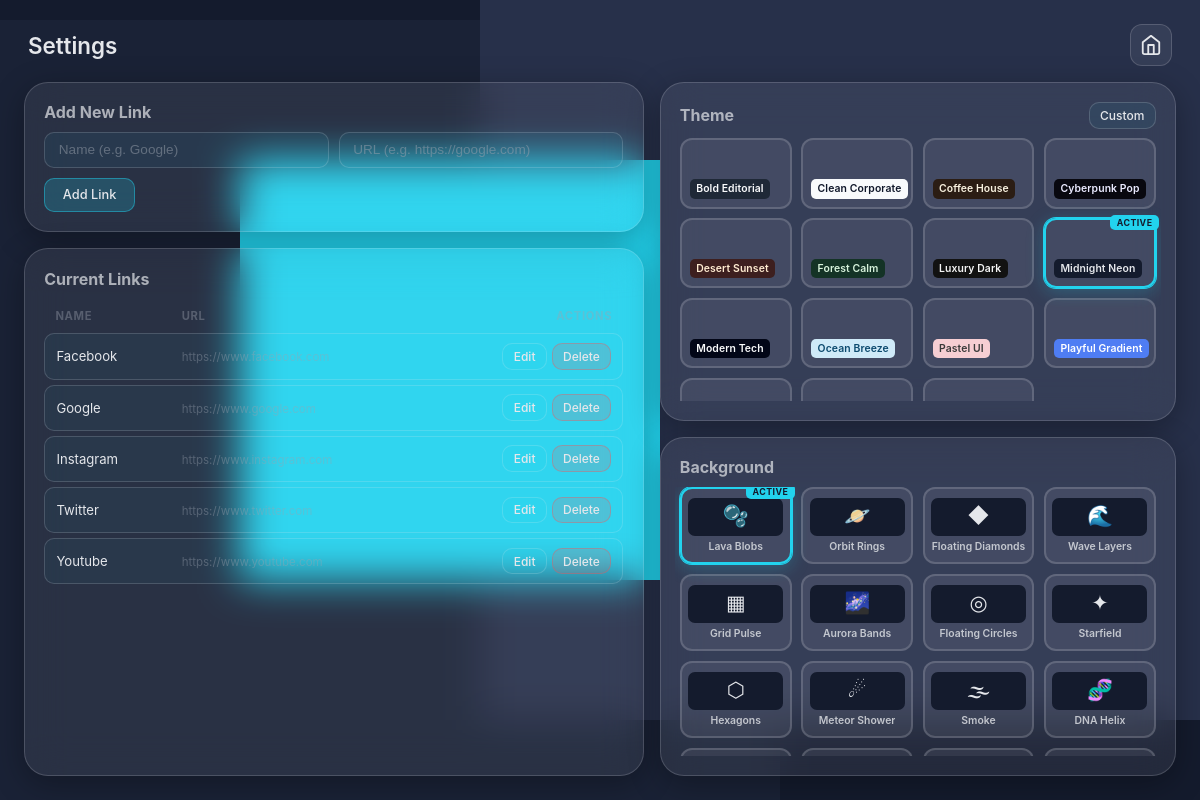
Screenshot of /app/admin/index.php with the database file from the repository.
### tables this page shows
CREATE TABLE settings (
    setting_key VARCHAR(50) PRIMARY KEY,
    setting_value VARCHAR(255) NOT NULL
);

CREATE TABLE def_links (
    id INT AUTO_INCREMENT PRIMARY KEY,
    name VARCHAR(50) NOT NULL,
    url VARCHAR(255) NOT NULL
);

CREATE TABLE themes (
    id INT AUTO_INCREMENT PRIMARY KEY,
    name VARCHAR(50) NOT NULL,
    colour1 BINARY(3) NOT NULL,
    colour2 BINARY(3) NOT NULL,
    colour3 BINARY(3) NOT NULL,
    primary_text_colour BINARY(3) NOT NULL,
    secondary_text_colour BINARY(3) NOT NULL,
    highlight_colour BINARY(3) NOT NULL
);

### app/includes/backgrounds.php (called while the page is built, shortened)
<?php
function loadActiveBackground(PDO $pdo): string
{
    $stmt = $pdo->query("SELECT setting_value FROM settings WHERE setting_key = 'active_background'");
    $row = $stmt->fetch();
    $key = $row ? $row['setting_value'] : 'blobs';
    $bgs = getBackgrounds();
    return isset($bgs[$key]) ? $key : 'blobs';
}
function renderBackground(string $key): string
{
    $bgs = getBackgrounds();
    $bg = $bgs[$key] ?? $bgs['blobs'];
    return $bg['html'] . "\n" . $bg['css'];
}

### app/includes/theme.php (called while the page is built, shortened)
<?php
function loadActiveTheme(PDO $pdo): ?array
{
    $stmt = $pdo->query("SELECT setting_value FROM settings WHERE setting_key = 'active_theme'");
    $row = $stmt->fetch();
    $themeId = $row ? (int)$row['setting_value'] : 1;
    $stmt = $pdo->prepare("SELECT * FROM themes WHERE id = ?");
    $stmt->execute([$themeId]);
    return $stmt->fetch() ?: null;
}
function binToHex(string $bin): string
{
    return '#' . strtoupper(bin2hex($bin));
}

### app/admin/index.php (the view, shortened to what this page needs)
<?php
require __DIR__ . '/../includes/theme.php';
require __DIR__ . '/../includes/backgrounds.php';
$pdo = getDb('admin');
$editLink = null;
$links = $pdo->query("SELECT * FROM def_links ORDER BY name")->fetchAll();
$themes = $pdo->query("SELECT * FROM themes ORDER BY name")->fetchAll();
$activeTheme = loadActiveTheme($pdo);
$activeThemeId = $activeTheme ? $activeTheme['id'] : 1;
$activeBgKey = loadActiveBackground($pdo);
$allBackgrounds = getBackgrounds();
?>
<!DOCTYPE html>
<html lang="en">
<head>
    <link rel="stylesheet" href="/css/styles.css">
    <link rel="stylesheet" href="admin_styles.css">
</head>
<body>
    <div class="background-container">
        <?= renderBackground($activeBgKey) ?>
    </div>
    <div class="admin-bento">
        <div class="admin-topbar">
            <h1>Settings</h1>
            <a href="/" class="home-icon" title="Back to Home">
                <svg width="22" height="22" viewBox="0 0 24 24" fill="none" stroke="currentColor" stroke-width="2" stroke-linecap="round" stroke-linejoin="round">
                    <path d="M3 9l9-7 9 7v11a2 2 0 0 1-2 2H5a2 2 0 0 1-2-2z"/>
                    <polyline points="9 22 9 12 15 12 15 22"/>
                </svg>
            </a>
        </div>
        <div class="admin-col-left">
            <div class="glass-box admin-box admin-box-form">
                <h3><?= $editLink ? 'Edit Link' : 'Add New Link' ?></h3>
                <form method="POST" class="admin-form" action="/admin/">
                    <div class="form-row">
                        <input type="text" name="name" placeholder="Name (e.g. Google)"
                               value="<?= htmlspecialchars($editLink['name'] ?? '') ?>" required>
                        <input type="url" name="url" placeholder="URL (e.g. https://google.com)"
                               value="<?= htmlspecialchars($editLink['url'] ?? '') ?>" required>
                    </div>
                    <div class="form-actions">
                        <button type="submit" class="btn btn-primary">
                            <?= $editLink ? 'Save Changes' : 'Add Link' ?>
                        </button>
                    </div>
                </form>
            </div>
            <div class="glass-box admin-box admin-box-links">
                <h3>Current Links</h3>
                <div class="links-scroll">
                    <?php if (empty($links)): ?>
                        <div class="empty-state"><p>No links yet. Add one above.</p></div>
                    <?php else: ?>
                        <table class="links-table">
                            <thead>
                                <tr>
                                    <th>Name</th>
                                    <th>URL</th>
                                    <th style="text-align:right;">Actions</th>
                                </tr>
                            </thead>
                            <tbody>
                                <?php foreach ($links as $link): ?>
                                    <tr class="link-row">
                                        <td><?= htmlspecialchars($link['name']) ?></td>
                                        <td><span class="link-url"><?= htmlspecialchars($link['url']) ?></span></td>
                                        <td>
                                            <div class="row-actions">
                                                <a href="/admin/?edit=<?= $link['id'] ?>" class="btn btn-sm">Edit</a>
                                                <form method="POST" action="/admin/"
                                                      onsubmit="return confirm('Delete <?= htmlspecialchars(addslashes($link['name'])) ?>?');">
                                                    <button type="submit" class="btn btn-sm btn-danger">Delete</button>
                                                </form>
                                            </div>
                                        </td>
                                    </tr>
                                <?php endforeach; ?>
                            </tbody>
                        </table>
                    <?php endif; ?>
                </div>
            </div>
        </div>
        <div class="admin-col-right">
            <div class="glass-box admin-box admin-box-theme">
                <div class="box-header">
                    <h3>Theme</h3>
                    <button type="button" class="btn btn-sm" onclick="document.getElementById('customModal').classList.add('open')">
                        Custom
                    </button>
                </div>
                <div class="picker-scroll">
                    <div class="theme-grid">
                        <?php foreach ($themes as $theme):
                            $c1 = binToHex($theme['colour1']);
                            $pt = binToHex($theme['primary_text_colour']);
                            $isActive = ($theme['id'] == $activeThemeId);
                        ?>
                        <form method="POST" action="/admin/" class="theme-card-form">
                            <button type="submit"
                                    class="theme-card <?= $isActive ? 'theme-active' : '' ?>"
                                    title="<?= htmlspecialchars($theme['name']) ?>">
                                <div class="theme-swatches">
                                </div>
                                <span class="theme-label" style="color:<?= $pt ?>; background:<?= $c1 ?>;">
                                    <?= htmlspecialchars($theme['name']) ?>
                                </span>
                                <?php if ($isActive): ?>
                                    <span class="theme-badge">Active</span>
                                <?php endif; ?>
                            </button>
                        </form>
                        <?php endforeach; ?>
                    </div>
                </div>
            </div>
            <div class="glass-box admin-box admin-box-bg">
                <h3>Background</h3>
                <div class="picker-scroll">
                    <div class="bg-grid">
                        <?php foreach ($allBackgrounds as $key => $bg):
                            $isActive = ($key === $activeBgKey);
                        ?>
                        <form method="POST" action="/admin/" class="bg-card-form">
                            <button type="submit"
                                    class="bg-card <?= $isActive ? 'bg-active' : '' ?>"
                                    title="<?= htmlspecialchars($bg['name']) ?>">
                                <div class="bg-preview">
                                    <span class="bg-icon"><?= $bg['icon'] ?></span>
                                </div>
                                <span class="bg-label"><?= htmlspecialchars($bg['name']) ?></span>
                                <?php if ($isActive): ?>
                                    <span class="bg-badge">Active</span>
                                <?php endif; ?>
                            </button>
                        </form>
                        <?php endforeach; ?>
                    </div>
                </div>
            </div>
        </div>
    </div>
</body>
</html>

### app/css/styles.css (style rules this page uses)
:root { --bground-colour: #0F172A; --fground-colour: #111827; --cground-colour: #1E293B; --highlights-colour: #22D3EE; --primtext-colour: #E5E7EB; --sectext-colour: #9CA3AF; --glass-bg: rgba(229, 231, 235, 0.08); --glass-border: rgba(229, 231, 235, 0.18); --glass-shadow: 0 8px 32px 0 rgba(0, 0, 0, 0.3); --highlight-rgb: 34, 211, 238; }
body, html { margin: 0; padding: 0; height: 100%; width: 100%; font-family: -apple-system, BlinkMacSystemFont, "Segoe UI", Roboto, sans-serif; background-color: var(--bground-colour); color: var(--primtext-colour); overflow-x: hidden; box-sizing: border-box; }
.background-container { position: fixed; top: 0; left: 0; width: 100vw; height: 100vh; background-color: var(--bground-colour); z-index: 0; overflow: hidden; pointer-events: none; }
.glass-box { background: var(--glass-bg); backdrop-filter: blur(20px); -webkit-backdrop-filter: blur(20px); border: 1px solid var(--glass-border); border-radius: 24px; box-shadow: var(--glass-shadow); padding: 1.5rem; display: flex; flex-direction: column; justify-content: center; align-items: center; text-align: center; transition: 0.3s; width: 100%; height: 100%; box-sizing: border-box; }
h3 { margin: 0 0 10px 0; font-size: 1.4rem; opacity: 0.8; }

### rows the page displays
def_links: name "Facebook", url "https://www.facebook.com"
def_links: name "Google", url "https://www.google.com"
def_links: name "Instagram", url "https://www.instagram.com"
def_links: name "Twitter", url "https://www.twitter.com"
def_links: name "Youtube", url "https://www.youtube.com"
themes: name "Bold Editorial"
themes: name "Clean Corporate"
themes: name "Coffee House"
themes: name "Cyberpunk Pop"
themes: name "Desert Sunset"
themes: name "Forest Calm"
themes: name "Luxury Dark"
themes: name "Midnight Neon", shows "ACTIVE"
themes: name "Modern Tech"
themes: name "Ocean Breeze"
themes: name "Pastel UI"
themes: name "Playful Gradient"

### other values shown
$bg['icon'] "🫧"
$bg['name'] "Lava Blobs"
$bg['icon'] "🪐"
$bg['name'] "Orbit Rings"
$bg['icon'] "◆"
$bg['name'] "Floating Diamonds"
$bg['icon'] "🌊"
$bg['name'] "Wave Layers"
$bg['icon'] "▦"
$bg['name'] "Grid Pulse"
$bg['icon'] "🌌"
$bg['name'] "Aurora Bands"
$bg['icon'] "◎"
$bg['name'] "Floating Circles"
$bg['icon'] "✦"
